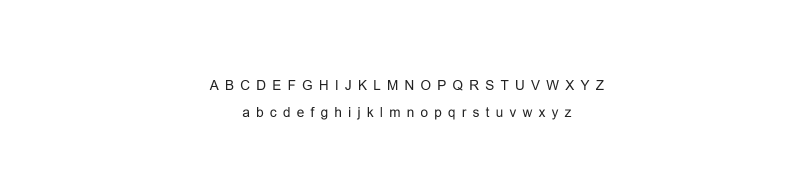
%> input picture SVA/Mas que amor/PATRONES 4.bmp, 1614 x 358 px (shown at 1/2 size)
$ octave SVA4MV6T029CCE.m   (GNU Octave 9; MATLAB toolbox functions it lacks are replaced by stand-ins)
%> lines starting %> are read from the running program, lines starting %| are printed output that depends on the picture
clc
clear all
close all


abcd={'A','B','C','D','E','F','G','H','I','J','K','L','M','N','O','P','Q','R','S','T','U','V','W','X','Y','Z',...
      'a','b','c','d','e','f','g','h','i','j','k','l','m','n','o','p','q','r','s','t','u','v','w','x','y','z',' '}


ima=imread('C:\Users\kitsu\Documents\SVA\Mas que amor\PATRONES 4.bmp');
%> ima is the input picture: size 358x1614x3 uint8; min 34, max 255, mean 253
gray=rgb2gray(ima)
f=255-double(gray);
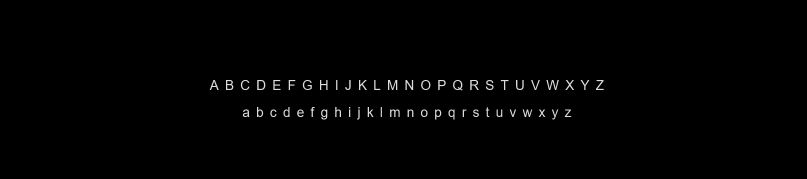
%> f: size 358x1614 double (shown at 1/2 size); min 0, max 221, mean 2

Sx=sum(f,2);
%> Sx = 358 values, max 50707 at index 162, min 0 at index 1, mean 3277.5
Sx=double(Sx>0);
%> Sx = 358 values, max 1 at index 161, min 0 at index 1, mean 0.128
n1=1;
n2=1;

for i=2:length(Sx)
    if Sx(i-1)==0 && Sx(i)==1
        fsr(n1)=i;
        n1=n1+1;
    end

    if Sx(i-1)==1 && Sx(i)==0
        fbr(n2)=i;
        n2=n2+1;
    end
end
%> after the loop, fbr = [182 240]; fsr = [161 215]; n1 = 3; n2 = 3

[fsr',fbr']
%> ans = [161 182; 215 240]

k=1;
for i=1:n1-1%%%%%%%%%%%%%%%%%%%%%%%%%%%%%%%%%%%%%%%%%%%%%%%%%%%%%%%%
    renglon=f(fsr(i):fbr(i),:);

    Sy=sum(renglon);
    Sy=double(Sy>0);

    n3=1;
    n4=1;
    clear fsl fbl
        for j=2:length(Sy)
            if Sy(j-1)==0 && Sy(j)==1
                fsl(n3)=j;
                n3=n3+1;
            end

            if Sy(j-1)==1 && Sy(j)==0
                fbl(n4)=j;
                n4=n4+1;
            end
        end

    for j=1:length(fsl)%%%%%%%%%%%%%%%%%%%%%%%%%%%%%%%%%%%%%%%%%%%%
        letra=f(fsr(i):fbr(i),fsl(j):fbl(j));
        [fi,co]=size(letra);
        espacio=zeros(30,30);
        espacio(1:fi,1:co)=letra;
        letra=espacio
        mem(:,k)=reshape(double(letra),900,1);
%         imshow(uint8(letra))
%         drawnow
%         pause(1);
        k=k+1;
    end%%%%%%%%%%%%%%%%%%%%%%%%%%%%%%%%%%%%%%%%%%%%%%%%%%%%%%%%%%%%%%


end%%%%%%%%%%%%%%%%%%%%%%%%%%%%%%%%%%%%%%%%%%%%%%%%%%%%%%%%%%%%%%%%%%%
%> this loop made 2 passes
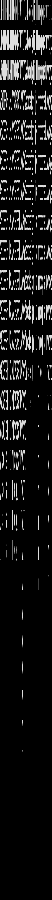
%> mem: size 900x52 double; min 0, max 221, mean 25.1
%> after the loop, fbl = 26 values from 500 to 1144; fsl = 26 values from 486 to 1130; k = 53

NP=52;

for i=1:NP
    W(:,i)=mem(:,i)/norm(mem(:,i));
end
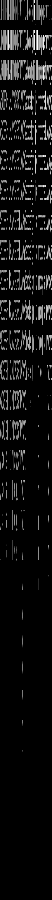
%> W: size 900x52 double; min 0, max 0.166, mean 0.0118; drawn with min black and max white

%> (the run ends here)
